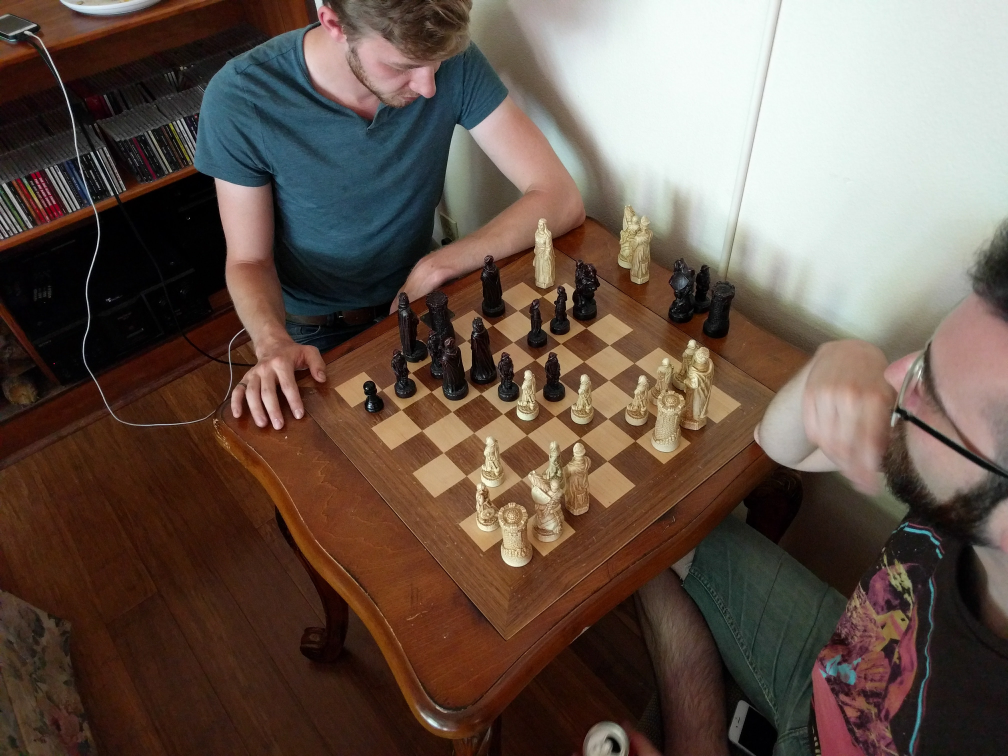
#> input picture 4.jpg, 4032 x 3024 px (shown at 1/4 size)
$ jupyter execute --allow-errors 'Chessboard Detect.ipynb'   (shell and % lines are left out)   (older library calls are emulated)
#> lines starting #> are read from the running program, lines starting #| are printed output that depends on the picture; after the words box and inside, x2 and y2 are one past the last pixel; in counts of white or black regions, pixels touching at a corner belong together
# Detecting Populated Chessboards

**WIP : This currently isn't complete, look at GradientAngleBasedChessboardDetection instead**

We want to be able to take a photo of a chessboard in use, pieces and all, in an uncontrolled environment and find the chessboard corners and tiles.

There exists checkerboard detection algorithms, but they assume no occlusions, consistent black/white pattern, and clean demarcation with the background. We may be dealing with textured/patterned surfaces, heavy occlusion due to pieces or people's hands, etc., and the background may interrupt to the edges of the chessboard.

[cell 1]
%pylab inline
from IPython.display import Image, display
import cv2
import PIL.Image
from io import BytesIO

def showarray(a, fmt='png'):
    """Expects 0-255 pixel values"""
    a = np.uint8(a)
    f = BytesIO()
    PIL.Image.fromarray(a).save(f, fmt)
    display(Image(data=f.getvalue()))


filename = "4.jpg"
img = PIL.Image.open(filename)
#> img is the input picture: PIL image 4032x3024 RGB; mean R, G, B 103, 86.5, 76.1
if max(img.size) > 600:
    width = img.size[0]
#> width = 4032
    height = img.size[1]
#> height = 3024
    if width > height:
        new_width  = 600
        new_height = int(new_width * height / width)
#> new_height = 450
    else:
        new_height = 600
        new_width  = int(new_height * width / height)
    print("Resizing from %dx%d to %dx%d" % (width, height, new_width, new_height))
#| Resizing from 4032x3024 to 600x450
    img = img.resize((new_width, new_height), PIL.Image.ANTIALIAS)
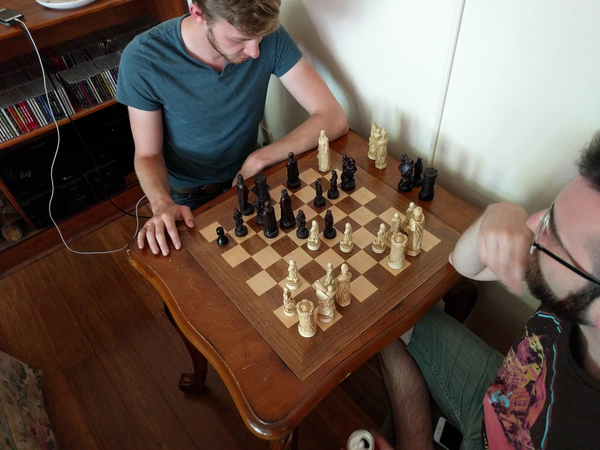
#> img: PIL image 600x450 RGB; mean R, G, B 103, 86.5, 76.1

#display(Image(filename=filename))
display(img)

# Closing
Dilation + Erosion

[cell 2]
K = 10
gry = np.asarray(img.convert("L"), dtype=np.float32)
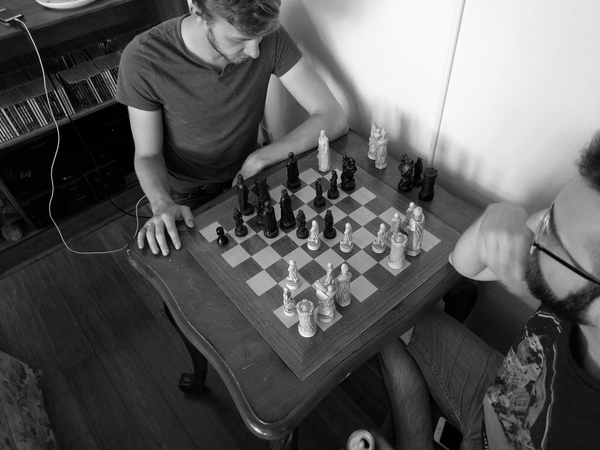
#> gry: shape (450, 600) float32; min 0, max 254, mean 90.3
blurred = cv2.bilateralFilter(gry,15,75,75)
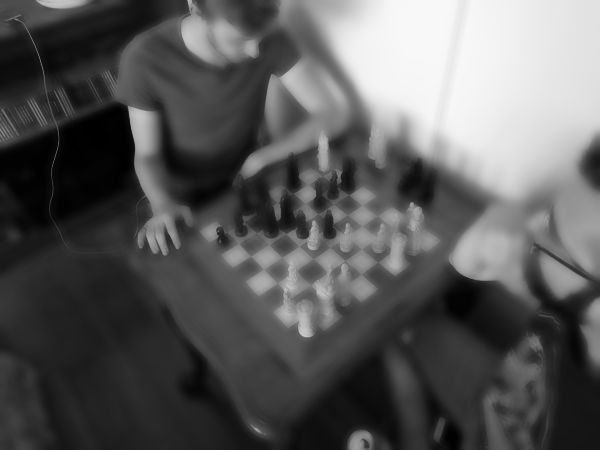
#> blurred: shape (450, 600) float32; min 0.309, max 248.9, mean 90.1
# [11 lines of commented-out code are left out]

[cell 3]
edges_gry = cv2.Canny(np.uint8(gry),50,150,apertureSize = 3)
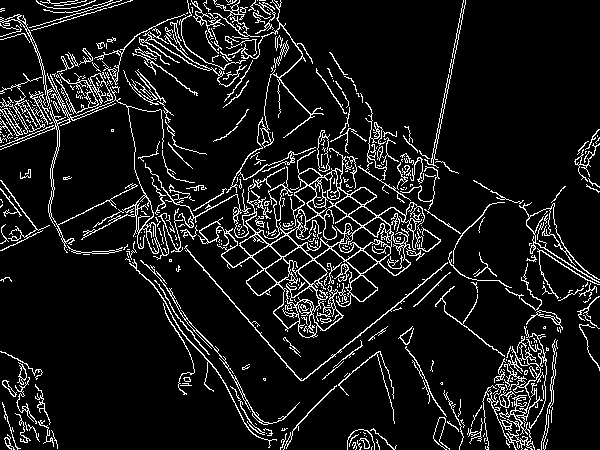
#> edges_gry: shape (450, 600); 9.4% white in thin lines or dots
edges_blurred = cv2.Canny(np.uint8(blurred),50,150,apertureSize = 3)
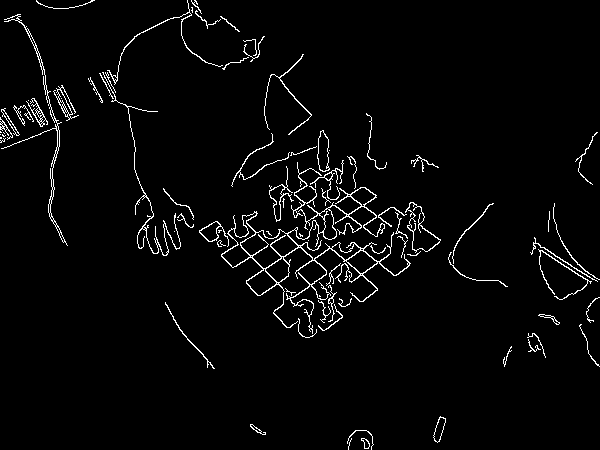
#> edges_blurred: shape (450, 600); 3.1% white in thin lines or dots
# edges_closing = cv2.Canny(np.uint8(closing),50,150,apertureSize = 3)
showarray(edges_gry)
showarray(edges_blurred)
# showarray(edges_closing)

# c2 = cv2.morphologyEx(edges_closing, cv2.MORPH_OPEN, cv2.getStructuringElement(cv2.MORPH_ELLIPSE,(,5)))
# showarray(c2)

[cell 4]
lines = cv2.HoughLinesP(edges_blurred,1,np.pi/180,30, minLineLength = 20, maxLineGap = 20)[:,0,:]
#> lines = 178 rows, first 6: [215, 221, 324, 330], [246, 280, 375, 197], [235, 266, 362, 187], [262, 294, 392, 207], [167, 305, 183, 334], [247, 157, 393, 275]
print(len(lines))
#| 178
#> (the rest of this cell did not finish here and is left out)

[cell 5]
hvals = np.zeros([len(lines),2])
#> hvals = 178 pairs, first value 0 to 0, second value 0 to 0
for i,[x1,y1,x2,y2] in enumerate(lines):
    # theta
    m = (y2-y1)/(x2-x1)
    hvals[i,0] = np.arctan2(y2-y1, x2-x1) * 180/np.pi
    # rho
    if x1 == x2:
        hvals[i,1] = x1
    else:
        hvals[i,1] = np.abs(y1+m*x1) / np.sqrt(m*m+1)
#> this loop made 178 passes
#> (x1, y1, x2, y2, m) on passes 1 to 3: (215, 221, 324, 330, 1), (246, 280, 375, 197, -0.643), (235, 266, 362, 187, -0.622)
#> after the loop, hvals = 178 pairs, first value -89.2 to 88.9, second value 7.42 to 605.4

plt.plot(hvals[:,0],hvals[:,1],'.');
#> (this line was passed over: IPython is not available in this run)

$ run again, with 1.jpg copied over 4.jpg
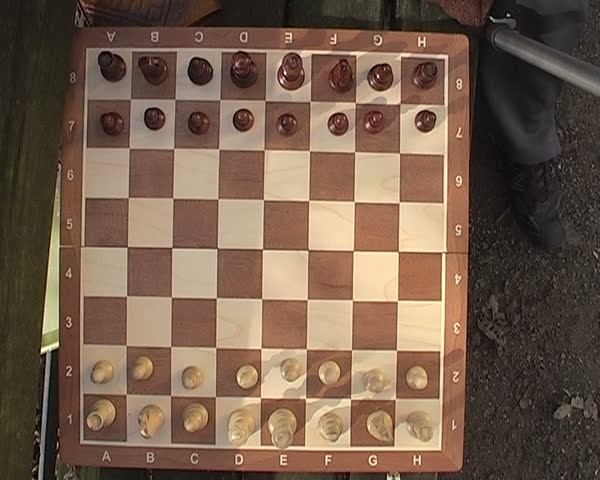
#> input picture 1.jpg, 600 x 480 px
#> img is the input picture: PIL image 600x480 RGB; mean R, G, B 116.4, 93.5, 76.6
#> `edges_gry = cv2.Canny(np.uint8(gry),50,150,apertureSize = 3)`:
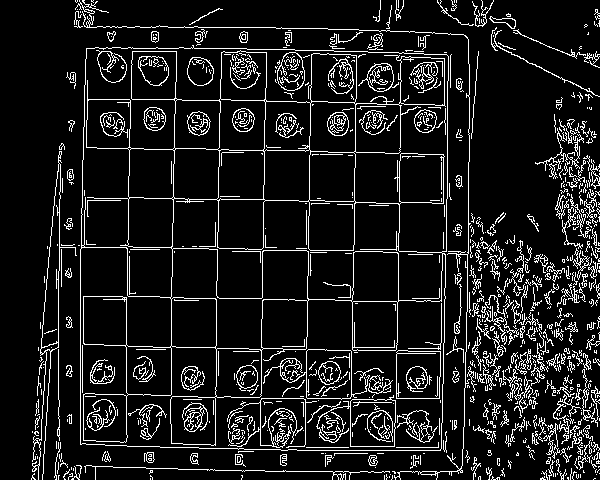
#> edges_gry: shape (480, 600); 10.7% white in thin lines or dots
#> `edges_blurred = cv2.Canny(np.uint8(blurred),50,150,apertureSize = 3)`:
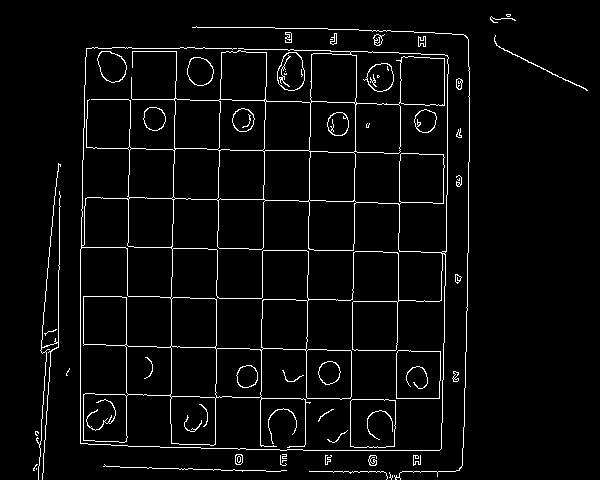
#> edges_blurred: shape (480, 600); 4% white in thin lines or dots, all inside (x1, y1, x2, y2) = (33, 14, 588, 480)
#> lines = 115 rows, first 6: [307, 312, 311, 50], [214, 469, 219, 199], [261, 358, 266, 49], [394, 450, 397, 302], [129, 197, 355, 201], [111, 247, 224, 248]
#| 115
#> `hvals = np.zeros([len(lines),2])`: hvals = 115 pairs, first value 0 to 0, second value 0 to 0
#> the loop `for i,[x1,y1,x2,y2] in enumerate(lines):` made 115 passes
#> (x1, y1, x2, y2, m) on passes 1 to 8: (307, 312, 311, 50, -65.5), (214, 469, 219, 199, -54), (261, 358, 266, 49, -61.8), (394, 450, 397, 302, -49.33), (129, 197, 355, 201, 0.0177), (111, 247, 224, 248, 0.00885), (160, 297, 308, 300, 0.0203), (447, 127, 448, 57, -70)
#> after the loop `for i,[x1,y1,x2,y2] in enumerate(lines):`: hvals = 115 pairs, first value -90 to 90, second value 5 to 474.4

$ run again, with 10.jpg copied over 4.jpg
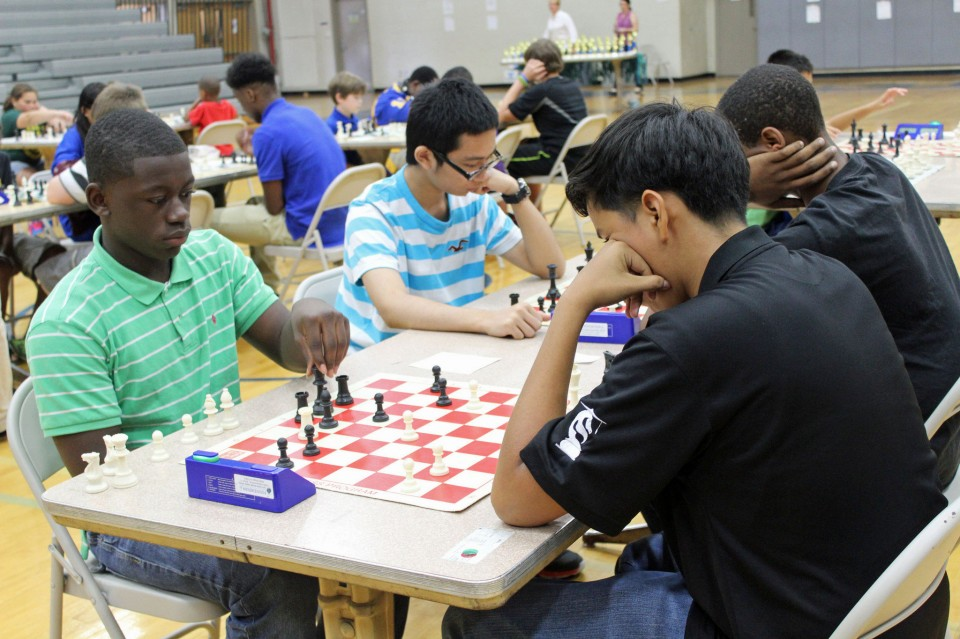
#> input picture 10.jpg, 960 x 639 px
#> img is the input picture: PIL image 960x639 RGB; mean R, G, B 121.8, 122.5, 116.5
#| Resizing from 960x639 to 600x399
#> img: PIL image 600x399 RGB
#> `edges_gry = cv2.Canny(np.uint8(gry),50,150,apertureSize = 3)`:
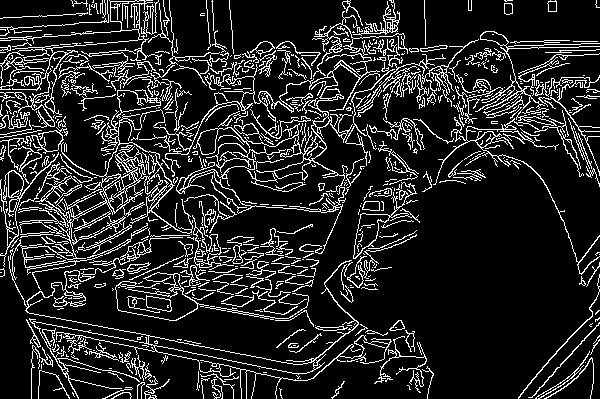
#> edges_gry: shape (399, 600); 14.4% white in thin lines or dots
#> `edges_blurred = cv2.Canny(np.uint8(blurred),50,150,apertureSize = 3)`:
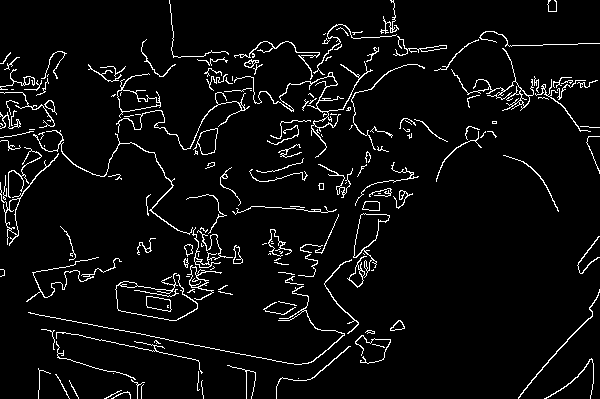
#> edges_blurred: shape (399, 600); 5% white in thin lines or dots
#> lines = 386 rows, first 6: [30, 313, 295, 364], [0, 92, 22, 92], [511, 46, 585, 43], [76, 334, 198, 360], [136, 313, 237, 212], [118, 90, 156, 91]
#| 386
#> `hvals = np.zeros([len(lines),2])`: hvals = 386 pairs, first value 0 to 0, second value 0 to 0
#> the loop `for i,[x1,y1,x2,y2] in enumerate(lines):` made 386 passes
#> (x1, y1, x2, y2, m) on passes 1 to 3: (30, 313, 295, 364, 0.192), (0, 92, 22, 92, 0), (511, 46, 585, 43, -0.0405)
#> after the loop `for i,[x1,y1,x2,y2] in enumerate(lines):`: hvals = 386 pairs, first value -90 to 90, second value 0.013 to 598.3

$ run again, with 11.jpg copied over 4.jpg
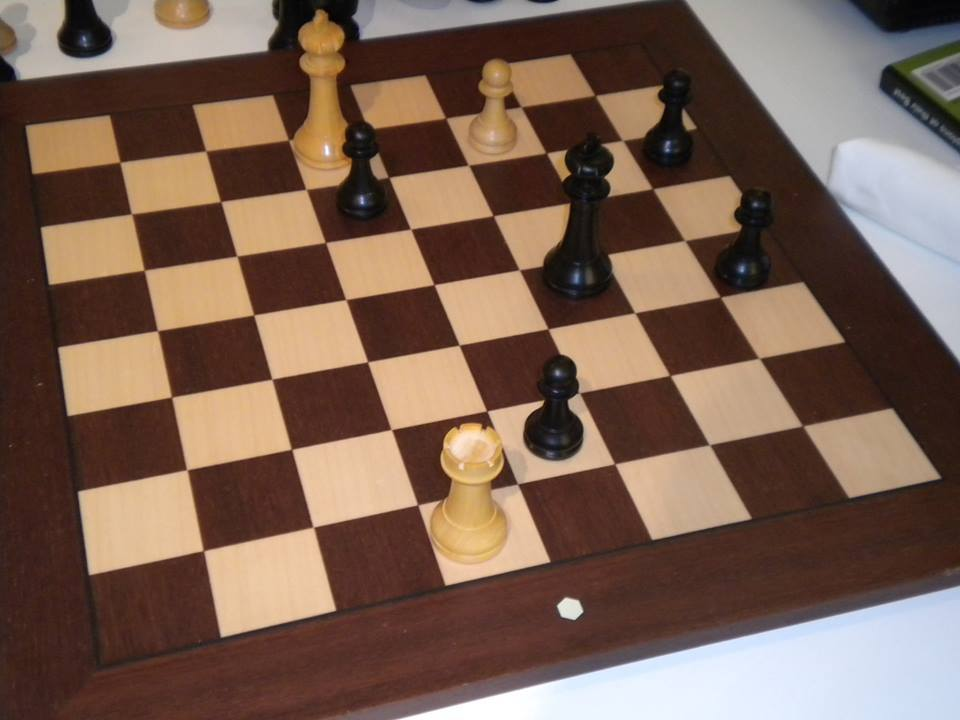
#> input picture 11.jpg, 960 x 720 px
#> img is the input picture: PIL image 960x720 RGB; mean R, G, B 122, 96.5, 82.3
#| Resizing from 960x720 to 600x450
#> img: PIL image 600x450 RGB
#> `edges_gry = cv2.Canny(np.uint8(gry),50,150,apertureSize = 3)`:
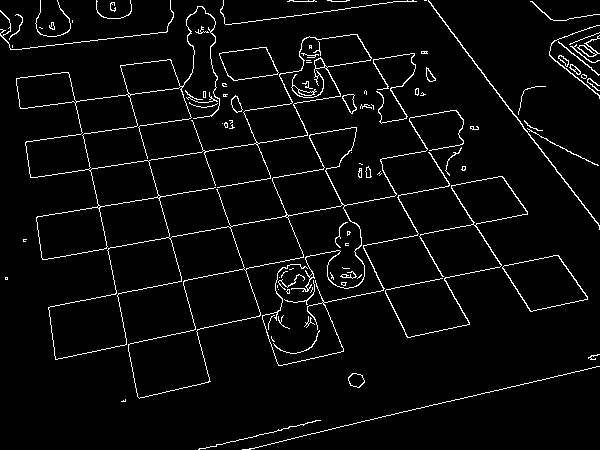
#> edges_gry: shape (450, 600); 4% white in thin lines or dots
#> `edges_blurred = cv2.Canny(np.uint8(blurred),50,150,apertureSize = 3)`:
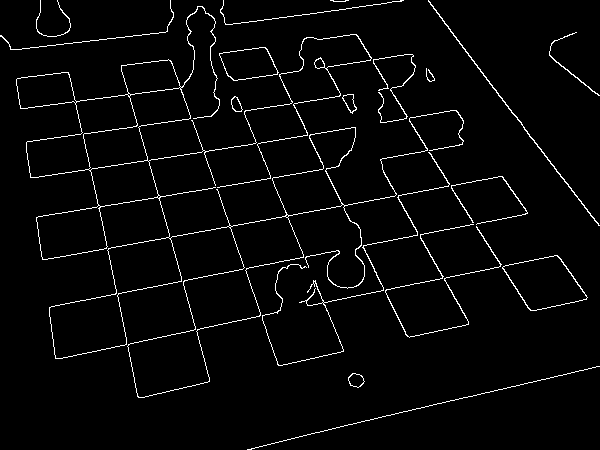
#> edges_blurred: shape (450, 600); 3% white in thin lines or dots
#> lines = 63 rows, first 6: [51, 306, 527, 213], [265, 47, 350, 221], [51, 175, 355, 127], [18, 49, 188, 29], [59, 358, 277, 312], [70, 78, 138, 397]
#| 63
#> `hvals = np.zeros([len(lines),2])`: hvals = 63 pairs, first value 0 to 0, second value 0 to 0
#> the loop `for i,[x1,y1,x2,y2] in enumerate(lines):` made 63 passes
#> (x1, y1, x2, y2, m) on passes 1 to 8: (51, 306, 527, 213, -0.195), (265, 47, 350, 221, 2.05), (51, 175, 355, 127, -0.158), (18, 49, 188, 29, -0.118), (59, 358, 277, 312, -0.211), (70, 78, 138, 397, 4.69), (295, 437, 599, 366, -0.234), (355, 34, 477, 229, 1.6)
#> after the loop `for i,[x1,y1,x2,y2] in enumerate(lines):`: hvals = 63 pairs, first value -13.32 to 82.18, second value 3.54 to 603.4
